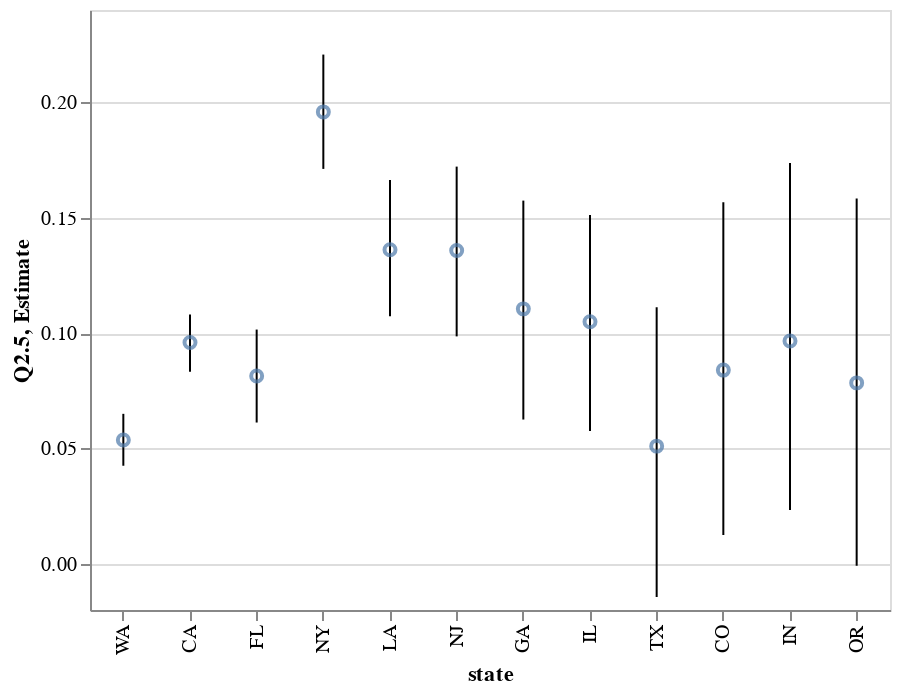

Here is the notebook cell this chart was saved with:
### Code cell
color = 'dvers'
x = 'state'
y = 'Estimate'

m2_coefs = (
    pd.read_feather(data_dir / "mort_m2_coef.fth")
    .sort_values("Est.Error", ascending=True)
    .reset_index(drop=1)
)

pdf = m2_coefs

h = Chart(pdf).mark_point().encode(
    x=A.X(x, title=x, sort=None),
    y=A.Y(y, title=y),
    tooltip=[x, y]
)

herr = h.mark_errorbar().encode(y='Q2.5', y2='Q97.5')
# (h + h.mark_point()).interactive()
herr + h

### Figure 1 — Vega-Lite specification as saved in the notebook (floating-point values rounded to 4 significant figures)
{"$schema": "https://vega.github.io/schema/vega-lite/v3.4.0.json", "config": {"mark": {"tooltip": null}, "view": {"height": 300, "width": 400}}, "data": {"name": "data-05658a742a3228498bfa52dd76a44945"}, "datasets": {"data-05658a742a3228498bfa52dd76a44945": [{"Est.Error": 0.005667, "Estimate": 0.05369, "Q2.5": 0.04251, "Q97.5": 0.06501, "state": "WA"}, {"Est.Error": 0.006268, "Estimate": 0.09588, "Q2.5": 0.08321, "Q97.5": 0.108, "state": "CA"}, {"Est.Error": 0.009967, "Estimate": 0.08137, "Q2.5": 0.06124, "Q97.5": 0.1015, "state": "FL"}, {"Est.Error": 0.01236, "Estimate": 0.1958, "Q2.5": 0.1711, "Q97.5": 0.2207, "state": "NY"}, {"Est.Error": 0.01518, "Estimate": 0.1361, "Q2.5": 0.1073, "Q97.5": 0.1663, "state": "LA"}, {"Est.Error": 0.01871, "Estimate": 0.1358, "Q2.5": 0.09857, "Q97.5": 0.1721, "state": "NJ"}, {"Est.Error": 0.02352, "Estimate": 0.1105, "Q2.5": 0.06253, "Q97.5": 0.1574, "state": "GA"}, {"Est.Error": 0.02391, "Estimate": 0.1049, "Q2.5": 0.05761, "Q97.5": 0.1511, "state": "IL"}, {"Est.Error": 0.03208, "Estimate": 0.051, "Q2.5": -0.01438, "Q97.5": 0.1112, "state": "TX"}, {"Est.Error": 0.03701, "Estimate": 0.08396, "Q2.5": 0.01245, "Q97.5": 0.1567, "state": "CO"}, {"Est.Error": 0.03797, "Estimate": 0.09659, "Q2.5": 0.02339, "Q97.5": 0.1737, "state": "IN"}, {"Est.Error": 0.04062, "Estimate": 0.07842, "Q2.5": -0.0007947, "Q97.5": 0.1584, "state": "OR"}]}, "layer": [{"encoding": {"tooltip": [{"field": "state", "type": "nominal"}, {"field": "Estimate", "type": "quantitative"}], "x": {"field": "state", "sort": null, "title": "state", "type": "nominal"}, "y": {"field": "Q2.5", "type": "quantitative"}, "y2": {"field": "Q97.5"}}, "mark": "errorbar"}, {"encoding": {"tooltip": [{"field": "state", "type": "nominal"}, {"field": "Estimate", "type": "quantitative"}], "x": {"field": "state", "sort": null, "title": "state", "type": "nominal"}, "y": {"field": "Estimate", "title": "Estimate", "type": "quantitative"}}, "mark": "point"}]}
